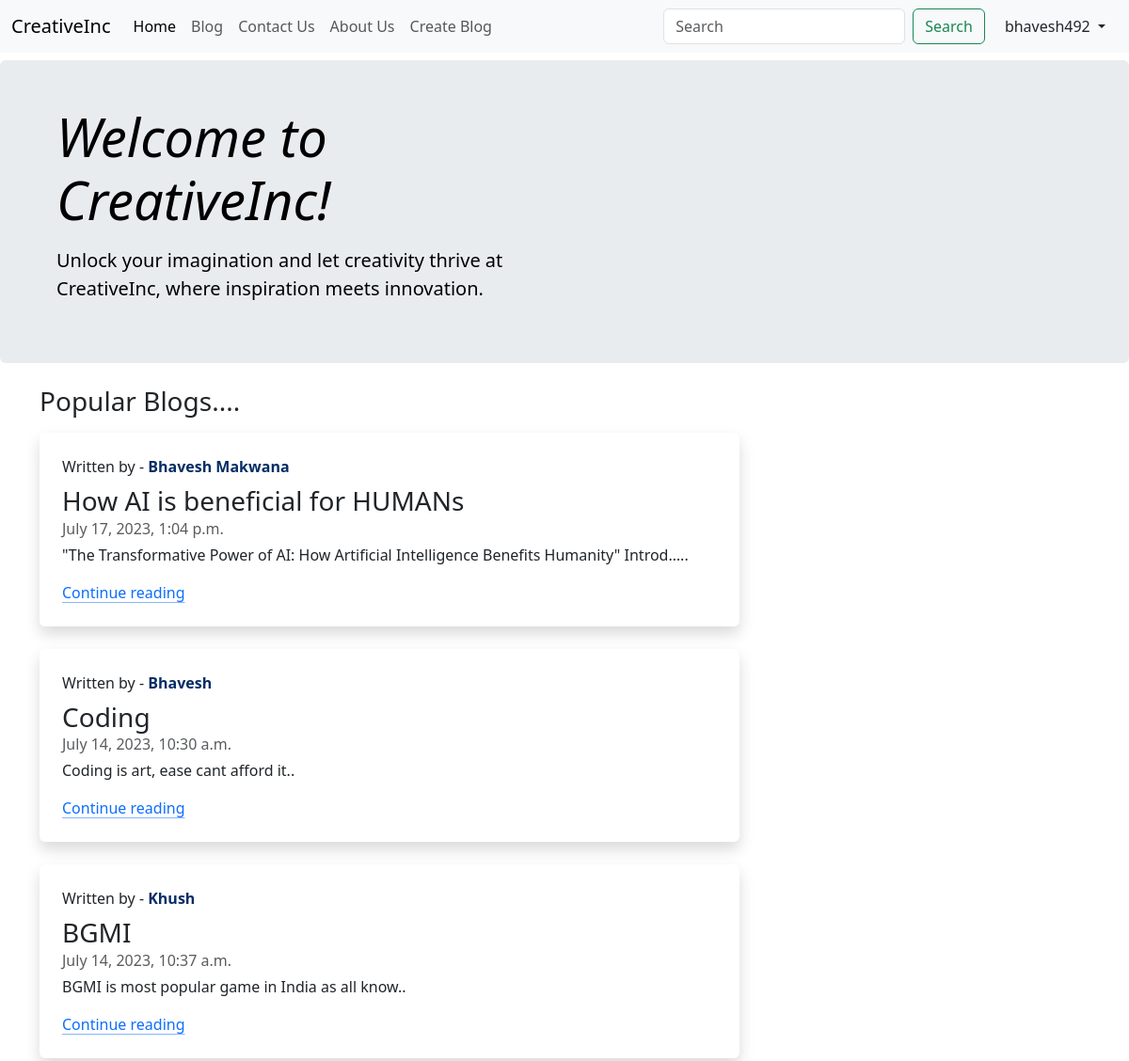
Screenshot of / (signed in) with the database file from the repository.
### blog/models.py (models this page shows, shortened)
class Post(models.Model):
    sno = models.AutoField(primary_key=True)
    author = models.CharField(max_length=100)
    title = models.CharField(max_length=100)
    content = models.TextField()
    slug = models.CharField(max_length=50)
    timeStamp = models.DateTimeField()
    views = models.IntegerField(default=0)

### home/views.py (the view)
# urls.py: 2. Add a URL to urlpatterns:  path('', views.home, name='home')
def home(request):
    topPosts = Post.objects.order_by('-views')[0:3]
    return render(request,'home/home.html',{'topPosts':topPosts})

### templates/home/home.html (shortened to what this page needs)
{% extends 'base.html' %}
{% block homeActive %} active {% endblock homeActive %}
{% block body %}
<div class="p-4 p-md-5 mb-4 mt-2 rounded text-body-emphasis bg-body-secondary">
  <div class="container">
    <div class="col-lg-6 px-0">
      <h1 class="display-4 fst-italic">Welcome to <b>CreativeInc</b>!</h1>
      <p class="lead my-3">Unlock your imagination and let creativity thrive at CreativeInc, where inspiration meets
        innovation.</p>
    </div>
  </div>
</div>
<div class="container">
  <h3>Popular Blogs....</h3>
  {% for post in topPosts %}
  <div class="col-md-8 mt-3">
    <div class="row g-0 rounded overflow-hidden flex-md-row mb-4 shadow h-md-250 position-relative">
      <div class="col p-4 d-flex flex-column position-static">
        <span>Written by - <strong class="d-inline-block mb-2 text-primary-emphasis">{{post.author}}</strong>
        <h3 class="mb-0">{{post.title}}</h3>
        <div class="mb-1 text-body-secondary">{{post.timeStamp}}</div>
        <p class="card-text mb-auto"><div class='preview'>{{post.content|truncatechars:90}}..</div></p>
        <a href="/blog/{{post.slug}}" class="icon-link gap-1 icon-link-hover stretched-link">
          Continue reading
          <svg class="bi">
            <use xlink:href="#chevron-right"></use>
          </svg>
        </a>
      </div>
    </div>
  </div>
  {% endfor %}
</div>
{% endblock body %}

### templates/base.html (shortened to what this page needs)
<!doctype html>
<html lang="en">
  <head>
    <link href="https://cdn.jsdelivr.net/npm/bootstrap@5.3.0/dist/css/bootstrap.min.css" rel="stylesheet">
  </head>
  <body>
    <nav class="navbar navbar-expand-lg bg-body-tertiary fixed-top sticky-top">
        <div class="container-fluid">
          <a class="navbar-brand" href="/">CreativeInc</a>
          <div class="collapse navbar-collapse" id="navbarSupportedContent">
            <ul class="navbar-nav me-auto mb-2 mb-lg-0">
              <li class="nav-item">
                <a class="nav-link {% block homeActive %} {% endblock homeActive %}" aria-current="page" href="/">Home</a>
              </li>
              <li class="nav-item">
                <a class="nav-link {% block blogActive%} {% endblock blogActive %}" href="/blog/">Blog</a>
              </li>
              <li class="nav-item">
                <a class="nav-link {% block contactActive %} {% endblock contactActive %}" href="/contact/">Contact Us</a>
              </li>
              <li class="nav-item">
                <a class="nav-link {% block aboutActive %} {% endblock aboutActive %}" href="/about/">About Us</a>
              </li>
              {% if user.is_authenticated %}
              <li class="nav-item">
                <a class="nav-link " href="/blog/createblog/">Create Blog</a>
              </li>
              {% endif %}
            </ul>
            <form class="d-flex" role="search" method='get' action='/search/'>
              <input id='searchQuery' name='searchQuery' class="form-control me-2" type="search" placeholder="Search" aria-label="Search">
              <button class="btn btn-outline-success me-2" type="submit">Search</button>
              {% if user.is_authenticated %}
                <div class="dropdown">
                  <button class="btn dropdown-toggle" type="button" data-bs-toggle="dropdown" aria-expanded="false">
                    <span>{{request.user}}</span>
                  </button>
                </div>
              {% else %}
                <a href='/login/' class="btn btn-outline-success" type="submit">Login</a>
                <a href='/signup/' class="btn btn-outline-success" type="submit">SignUp</a>
              {% endif %}
            </form>
          </div>
        </div>
      </nav>
      {% block body %}{% endblock body %}
  </body>
</html>

### rows the page displays
Post: author "Bhavesh Makwana", title "How AI is beneficial for HUMANs", timeStamp "July 17, 2023, 1:04 p.m.", content "\"The Transformative Power of AI: How Artificial Intelligence Benefits Humanity\" Introd…"
Post: author "Bhavesh", title "Coding", timeStamp "July 14, 2023, 10:30 a.m.", content "Coding is art, ease cant afford it"
Post: author "Khush", title "BGMI", timeStamp "July 14, 2023, 10:37 a.m.", content "BGMI is most popular game in India as all know"

### other values shown
{{ request.user }} "bhavesh492"
